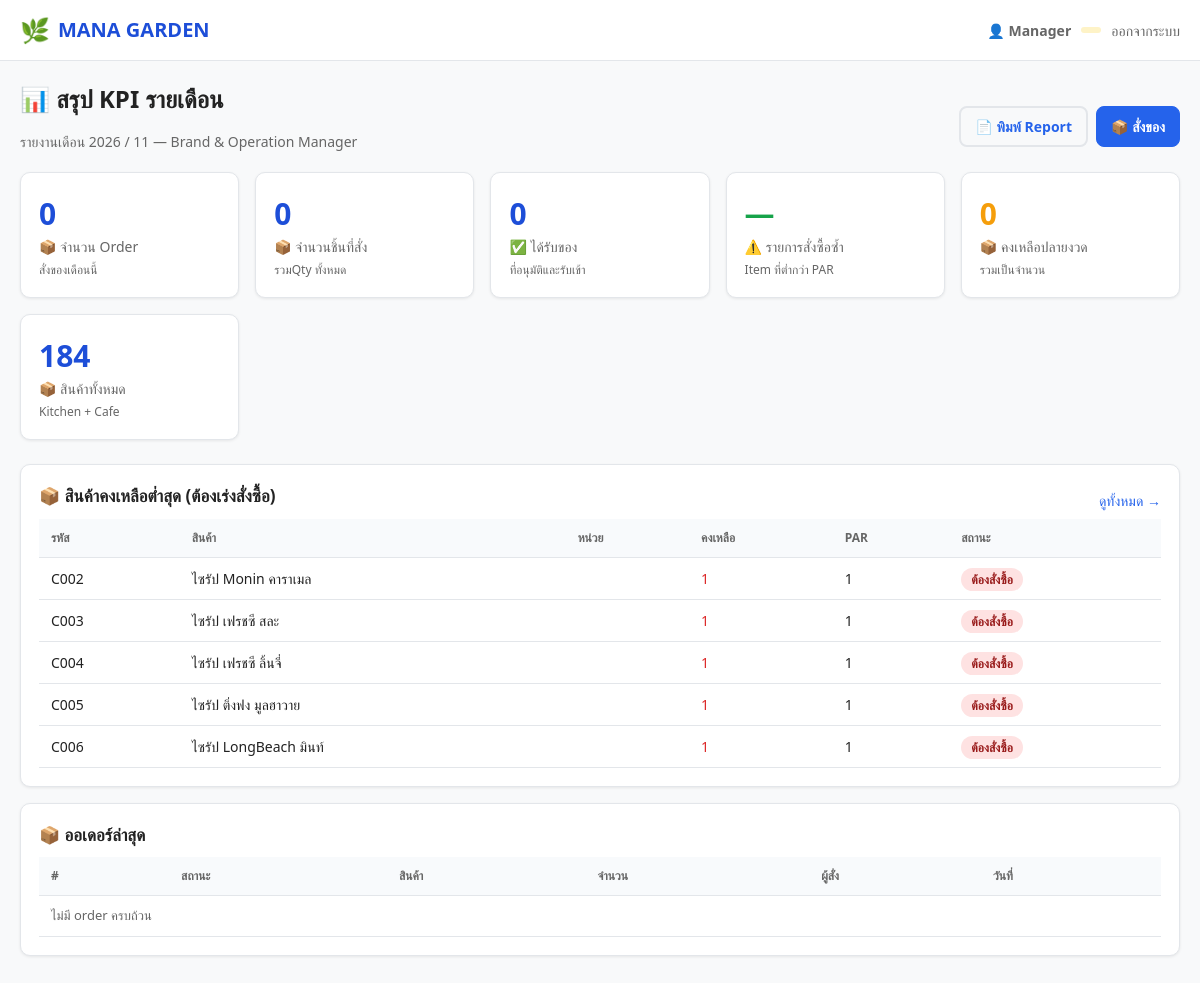
The app's page /dashboard (signed in) with its own data.
### tables this page shows
CREATE TABLE kpis (
    id INTEGER PRIMARY KEY AUTOINCREMENT, year INTEGER NOT NULL, month INTEGER NOT NULL,
    total_orders INTEGER DEFAULT 0, total_qty_ordered INTEGER DEFAULT 0, total_qty_received INTEGER DEFAULT 0,
    total_counted INTEGER DEFAULT 0, total_opening INTEGER DEFAULT 0, total_received_all INTEGER DEFAULT 0,
    total_used_all INTEGER DEFAULT 0, total_ending_all INTEGER DEFAULT 0, stockout_count INTEGER DEFAULT 0,
    created_at TEXT DEFAULT CURRENT_TIMESTAMP
);

CREATE TABLE items (
    id INTEGER PRIMARY KEY AUTOINCREMENT, code TEXT UNIQUE NOT NULL, name TEXT NOT NULL, unit TEXT NOT NULL,
    category TEXT NOT NULL DEFAULT "general", opening INTEGER DEFAULT 0, received INTEGER DEFAULT 0,
    used INTEGER DEFAULT 0, ending INTEGER DEFAULT 0, par INTEGER DEFAULT 0, status TEXT NOT NULL DEFAULT "ปกติ",
    location TEXT DEFAULT "Main Store", created_at TEXT DEFAULT CURRENT_TIMESTAMP
);

### app.py (the view, shortened to what this page needs)
@app.route("/dashboard")
@login_required
@role_required("admin")
def dashboard():
    db = get_db()
    today = datetime.date.today()
    k = db.execute(
        "SELECT COUNT(*) as n FROM kpis WHERE year=? AND month=?",
        (today.year, today.month)
    ).fetchone()["n"]
    k = db.execute(
        "SELECT * FROM kpis WHERE year=? AND month=?", (today.year, today.month)
    ).fetchone()
    k = k or {
        "year": today.year, "month": today.month,
        "total_orders": 0, "total_qty_ordered": 0, "total_qty_received": 0,
        "total_counted": 0, "total_opening": 0, "total_received_all": 0,
        "total_used_all": 0, "total_ending_all": 0, "stockout_count": 0,
    }
    total_items = db.execute("SELECT COUNT(*) as n FROM items").fetchone()["n"]
    stockout_items = db.execute(
        "SELECT COUNT(*) as n FROM items WHERE status='ต้องสั่งซื้อ'"
    ).fetchone()["n"]
    high_value_items = db.execute(
        "SELECT code, name, ending, par FROM items WHERE ending <= par ORDER BY ending ASC LIMIT 5"
    ).fetchall()
    recent_orders = db.execute(
        """
        SELECT o.id, o.status, o.created_at, i.name, o.qty, o.requested_by
        FROM orders o JOIN items i ON i.id = o.item_id
        WHERE o.status IN ('pending','approved')
        ORDER BY o.created_at DESC LIMIT 10
        """
    ).fetchall()
    return render_template(
        "dashboard.html", kpi=k, total_items=total_items,
        stockout_items=stockout_items, high_value_items=high_value_items,
        recent_orders=recent_orders, today=today,
    )

### app.py (called while the page is built)
def get_db():
    if "db" not in g:
        if not os.path.exists(DB_PATH):
            init_db()
        g.db = sqlite3.connect(DB_PATH)
        g.db.row_factory = sqlite3.Row
        g.db.execute("PRAGMA foreign_keys = ON")
    return g.db

def login_required(f):
    @wraps(f)
    def wrapper(*args, **kwargs):
        if "user" not in session:
            flash("กรุณาเลือกบทบาทผู้ใช้ก่อนครับ", "warning")
            return redirect(url_for("login"))
        return f(*args, **kwargs)
    return wrapper

def role_required(*allowed_roles):
    def deco(f):
        @wraps(f)
        def wrapper(*args, **kwargs):
            if "user" not in session:
                flash("กรุณาเลือกบทบาทผู้ใช้ก่อนครับ", "warning")
                return redirect(url_for("login"))
            if session.get("role") not in allowed_roles:
                flash("คุณไม่มีสิทธิ์เข้าถึงหน้านี้ครับ", "danger")
                return redirect(url_for("dashboard"))
            return f(*args, **kwargs)
        return wrapper
    return deco

### templates/dashboard.html (shortened to what this page needs)
{% extends "base.html" %}
{% block content %}
<div class="flex-between mb-0">
  <div>
    <h1 class="page-title">📊 สรุป KPI รายเดือน</h1>
    <p class="page-sub">รายงานเดือน {{ kpi.year }} / {{ kpi.month }} — Brand &amp; Operation Manager</p>
  </div>
  <div class="btn-group" style="display:flex; gap:8px;">
    <a href="{{ url_for('reports', period='monthly') }}" class="btn btn-outline">📄 พิมพ์ Report</a>
    <a href="{{ url_for('order') }}" class="btn btn-primary">📦 สั่งของ</a>
  </div>
</div>
<div class="kpi-grid">
  <div class="kpi">
    <div class="num">{{ kpi.total_orders }}</div>
    <div class="label">📦 จำนวน Order</div>
    <div class="sub">สั่งของเดือนนี้</div>
  </div>
  <div class="kpi">
    <div class="num">{{ kpi.total_qty_ordered }}</div>
    <div class="label">📦 จำนวนชิ้นที่สั่ง</div>
    <div class="sub">รวมQty ทั้งหมด</div>
  </div>
  <div class="kpi">
    <div class="num">{{ kpi.total_qty_received }}</div>
    <div class="label">✅ ได้รับของ</div>
    <div class="sub">ที่อนุมัติและรับเข้า</div>
  </div>
  <div class="kpi">
    <div class="num {% if kpi.stockout_count > 5 %}bad{% elif kpi.stockout_count > 0 %}warn{% else %}good{% endif %}">
      {% if kpi.stockout_count > 0 %}{{ kpi.stockout_count }}{% else %}—{% endif %}
    </div>
    <div class="label">⚠️ รายการสั่งซื้อซ้ำ</div>
    <div class="sub">Item ที่ต่ำกว่า PAR</div>
  </div>
  <div class="kpi">
    <div class="num {% if kpi.total_ending_all > kpi.total_opening %}good{% else %}warn{% endif %}">{{ kpi.total_ending_all }}</div>
    <div class="label">📦 คงเหลือปลายงวด</div>
    <div class="sub">รวมเป็นจำนวน</div>
  </div>
  <div class="kpi">
    <div class="num">{{ total_items }}</div>
    <div class="label">📦 สินค้าทั้งหมด</div>
    <div class="sub">Kitchen + Cafe</div>
  </div>
</div>
<div class="card">
  <div class="flex-between">
    <h3>📦 สินค้าคงเหลือต่ำสุด (ต้องเร่งสั่งซื้อ)</h3>
    <a href="{{ url_for('items') }}" style="font-size:14px; color:var(--accent);">ดูทั้งหมด →</a>
  </div>
  {% if high_value_items %}
  <div class="table-wrap">
    <table class="table">
      <thead>
        <tr><th>รหัส</th><th>สินค้า</th><th>หน่วย</th><th>คงเหลือ</th><th>PAR</th><th>สถานะ</th></tr>
      </thead>
      <tbody>
        {% for it in high_value_items %}
        <tr>
          <td class="font-weight-bold">{{ it.code }}</td>
          <td>{{ it.name }}</td>
          <td>{{ it.unit }}</td>
          <td class="font-weight-bold" style="color:#dc2626;">{{ it.ending }}</td>
          <td>{{ it.par }}</td>
          <td><span class="badge badge-stockout">ต้องสั่งซื้อ</span></td>
        </tr>
        {% endfor %}
      </tbody>
    </table>
  </div>
  {% else %}
  <p class="txt-sm">ไม่มีสินค้าคงเหลือต่ำครับ</p>
  {% endif %}
</div>
<div class="card">
  <h3>📦 ออเดอร์ล่าสุด</h3>
  <div class="table-wrap">
    <table class="table">
      <thead>
        <tr><th>#</th><th>สถานะ</th><th>สินค้า</th><th>จำนวน</th><th>ผู้สั่ง</th><th>วันที่</th></tr>
      </thead>
      <tbody>
        {% for o in recent_orders %}
        <tr>
          <td class="txt-sm">#{{ o.id }}</td>
          <td><span class="badge {% if o.status=='pending' %}badge-pending{% elif o.status=='approved' %}badge-approved{% elif o.status=='received' %}badge-received{% else %}badge-cancelled{% endif %}">{{ o.status }}</span></td>
          <td>{{ o.name }}</td>
          <td class="font-weight-bold">{{ o.qty }}</td>
          <td>{{ o.requested_by }}</td>
          <td class="txt-sm">{{ o.created_at }}</td>
        </tr>
        {% else %}
        <tr><td colspan="6" class="txt-sm">ไม่มี order ครบถ้วน</td></tr>
        {% endfor %}
      </tbody>
    </table>
  </div>
</div>
{% endblock %}

### templates/base.html (shortened to what this page needs)
<!DOCTYPE html>
<html lang="th">
<head>
  <link rel="stylesheet" href="{{ url_for('static', filename='style.css') }}">
</head>
<body>
<header class="top">
  <div class="header-inner">
    <div class="brand">
      <span>🌿</span> MANA GARDEN
    </div>
    <div class="user-box">
      <span class="user-name">👤 {{ session.get('user') }}</span>
      <span class="badge {% if current_role == 'admin' %}badge-normal{% elif current_role == 'kitchen' %}badge-stockout{% else %}badge-pending{% endif %}">
      </span>
      <a href="{{ url_for('logout') }}" style="color: var(--muted); font-size: 14px;">ออกจากระบบ</a>
    </div>
  </div>
</header>
<main class="main">
  {% block content %}{% endblock %}
</main>
</body>
</html>

### static/style.css (style rules this page uses)
:root { --bg: #f8f9fa; --card: #ffffff; --border: #e3e6ea; --text: #222; --muted: #666; --accent: #2563eb; --accent-dark: #1d4ed8; --green: #16a34a; --green-bg: #dcfce7; --red: #dc2626; --red-bg: #fee2e2; --amber: #f59e0b; --amber-bg: #fef3c7; --shadow: 0 1px 3px rgba(0,0,0,.08); }
* { box-sizing: border-box; }
body { margin: 0; font-family: 'Segoe UI', 'Thai Sans', system-ui, sans-serif; background: var(--bg); color: var(--text); font-size: 15px; line-height: 1.5; }
a { color: var(--accent); text-decoration: none; }
header.top { background: var(--card); border-bottom: 1px solid var(--border); padding: 12px 20px; position: sticky; top: 0; z-index: 100; }
.header-inner { max-width: 1280px; margin: 0 auto; display: flex; align-items: center; justify-content: space-between; gap: 12px; }
.brand { font-size: 20px; font-weight: 800; color: var(--accent-dark); display: flex; align-items: center; gap: 8px; }
.brand span { font-size: 24px; }
.user-box { display: flex; align-items: center; gap: 10px; }
.user-box .user-name { font-weight: 600; color: var(--muted); font-size: 14px; }
.main { max-width: 1280px; margin: 0 auto; padding: 20px; }
.page-title { font-size: 24px; font-weight: 800; margin: 0 0 4px; color: var(--text); }
.page-sub { color: var(--muted); font-size: 14px; margin-bottom: 20px; }
.card { background: var(--card); border: 1px solid var(--border); border-radius: 10px; padding: 18px; margin-bottom: 16px; box-shadow: var(--shadow); }
.card h3 { margin: 0 0 10px; font-size: 17px; }
.btn { display: inline-flex; align-items: center; gap: 6px; padding: 8px 14px; border-radius: 8px; font-weight: 600; border: 1px solid var(--border); background: #fff; cursor: pointer; font-size: 14px; transition: .15s; }
.btn-primary { background: var(--accent); border-color: var(--accent); color: #fff; }
.btn-outline { background: transparent; border-width: 2px; }
.badge { padding: 3px 10px; border-radius: 20px; font-size: 12px; font-weight: 700; }
.badge-stockout { background: var(--red-bg); color: #991b1b; }
.badge-pending { background: var(--amber-bg); color: #92400e; }
.table-wrap { overflow-x: auto; }
.table { width: 100%; border-collapse: collapse; font-size: 14px; }
.table th, .table td { padding: 10px 12px; border-bottom: 1px solid var(--border); text-align: left; }
.table th { background: #f8fafc; font-weight: 700; color: var(--muted); font-size: 12px; text-transform: uppercase; }
.txt-sm { font-size: 13px; color: var(--muted); }
.mb-0 { margin-bottom: 0; }
.flex-between { display: flex; justify-content: space-between; align-items: center; gap: 10px; }
.kpi-grid { display: grid; grid-template-columns: repeat(auto-fit, minmax(200px, 1fr)); gap: 16px; margin-bottom: 24px; }
.kpi { background: var(--card); border: 1px solid var(--border); border-radius: 10px; padding: 18px; box-shadow: var(--shadow); }
.kpi .num { font-size: 30px; font-weight: 800; color: var(--accent-dark); }
.kpi .label { font-size: 14px; color: var(--muted); }
.kpi .sub { font-size: 12px; color: var(--muted); margin-top: 4px; }
.kpi .num.good { color: var(--green); }
.kpi .num.warn { color: var(--amber); }

### records on screen
kpis: year "2026", month "11", total_orders "0", total_qty_ordered "0", total_qty_received "0", total_ending_all "0"
items: code "C002", name "ไซรัป Monin คาราเมล", ending "1", par "1"
items: code "C003", name "ไซรัป เฟรชซี สละ", ending "1", par "1"
items: code "C004", name "ไซรัป เฟรชซี ลิ้นจี่", ending "1", par "1"
items: code "C005", name "ไซรัป ติ่งฟง มูลฮาวาย", ending "1", par "1"
items: code "C006", name "ไซรัป LongBeach มินท์", ending "1", par "1"

### other values on screen
{{ session.get('user') }} "Manager"
{{ total_items }} "184"
